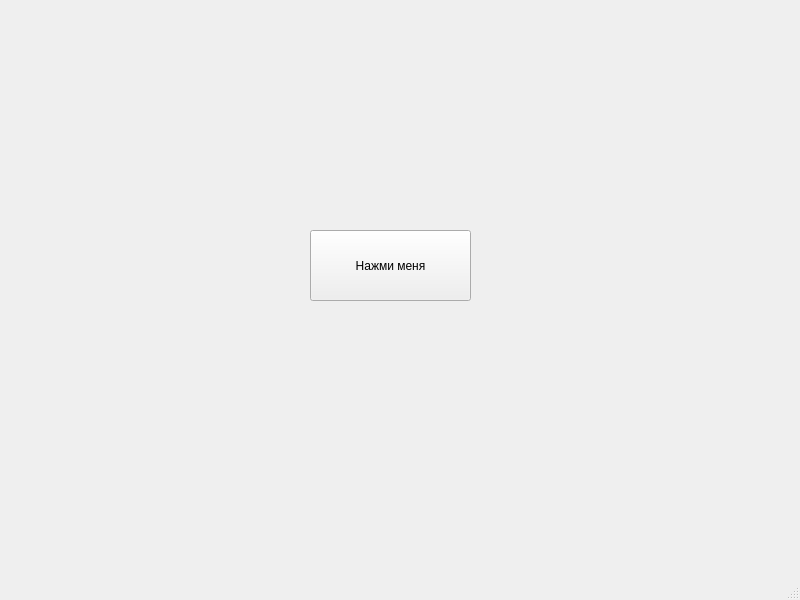
<?xml version="1.0" encoding="UTF-8"?>
<ui version="4.0">
 <class>MainWindow</class>
 <widget class="QMainWindow" name="MainWindow">
  <property name="geometry">
   <rect>
    <x>0</x>
    <y>0</y>
    <width>800</width>
    <height>600</height>
   </rect>
  </property>
  <property name="windowTitle">
   <string>MainWindow</string>
  </property>
  <widget class="QWidget" name="centralwidget">
   <widget class="QPushButton" name="pushButton">
    <property name="geometry">
     <rect>
      <x>310</x>
      <y>230</y>
      <width>161</width>
      <height>71</height>
     </rect>
    </property>
    <property name="text">
     <string>Нажми меня</string>
    </property>
   </widget>
  </widget>
  <widget class="QStatusBar" name="statusbar"/>
 </widget>
 <resources/>
 <connections/>
</ui>
